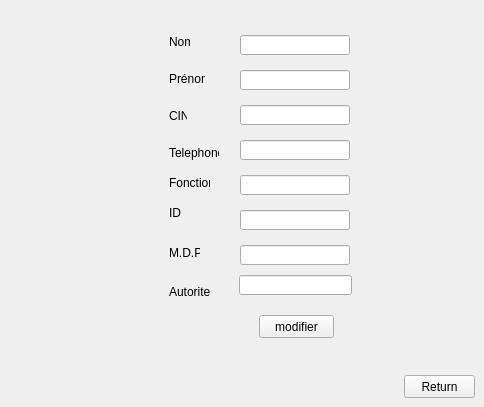
   <widget class="QWidget" name="page_26">
    <widget class="QLineEdit" name="e_nom_3">
     <property name="geometry">
      <rect>
       <x>240</x>
       <y>35</y>
       <width>110</width>
       <height>20</height>
      </rect>
     </property>
    </widget>
    <widget class="QLabel" name="label_74">
     <property name="geometry">
      <rect>
       <x>169</x>
       <y>285</y>
       <width>47</width>
       <height>13</height>
      </rect>
     </property>
     <property name="text">
      <string>Autorite</string>
     </property>
    </widget>
    <widget class="QLineEdit" name="e_mdp_3">
     <property name="geometry">
      <rect>
       <x>240</x>
       <y>245</y>
       <width>110</width>
       <height>20</height>
      </rect>
     </property>
    </widget>
    <widget class="QPushButton" name="pushButton_88">
     <property name="geometry">
      <rect>
       <x>259</x>
       <y>315</y>
       <width>75</width>
       <height>23</height>
      </rect>
     </property>
     <property name="text">
      <string>modifier</string>
     </property>
    </widget>
    <widget class="QLabel" name="label_75">
     <property name="geometry">
      <rect>
       <x>169</x>
       <y>245</y>
       <width>31</width>
       <height>16</height>
      </rect>
     </property>
     <property name="text">
      <string>M.D.P</string>
     </property>
    </widget>
    <widget class="QLineEdit" name="e_id_7">
     <property name="geometry">
      <rect>
       <x>240</x>
       <y>210</y>
       <width>110</width>
       <height>20</height>
      </rect>
     </property>
    </widget>
    <widget class="QLineEdit" name="e_cin_3">
     <property name="geometry">
      <rect>
       <x>240</x>
       <y>105</y>
       <width>110</width>
       <height>20</height>
      </rect>
     </property>
    </widget>
    <widget class="QLabel" name="label_76">
     <property name="geometry">
      <rect>
       <x>169</x>
       <y>71</y>
       <width>36</width>
       <height>16</height>
      </rect>
     </property>
     <property name="text">
      <string>Prénom</string>
     </property>
    </widget>
    <widget class="QLineEdit" name="e_telephone_3">
     <property name="geometry">
      <rect>
       <x>240</x>
       <y>140</y>
       <width>110</width>
       <height>20</height>
      </rect>
     </property>
    </widget>
    <widget class="QLabel" name="label_77">
     <property name="geometry">
      <rect>
       <x>169</x>
       <y>145</y>
       <width>50</width>
       <height>16</height>
      </rect>
     </property>
     <property name="text">
      <string>Telephone</string>
     </property>
    </widget>
    <widget class="QLabel" name="label_78">
     <property name="geometry">
      <rect>
       <x>169</x>
       <y>108</y>
       <width>18</width>
       <height>16</height>
      </rect>
     </property>
     <property name="text">
      <string>CIN</string>
     </property>
    </widget>
    <widget class="QLineEdit" name="e_fonction_3">
     <property name="geometry">
      <rect>
       <x>240</x>
       <y>175</y>
       <width>110</width>
       <height>20</height>
      </rect>
     </property>
    </widget>
    <widget class="QLabel" name="label_79">
     <property name="geometry">
      <rect>
       <x>169</x>
       <y>34</y>
       <width>21</width>
       <height>16</height>
      </rect>
     </property>
     <property name="text">
      <string>Nom</string>
     </property>
    </widget>
    <widget class="QLineEdit" name="e_autorite_3">
     <property name="geometry">
      <rect>
       <x>239</x>
       <y>275</y>
       <width>113</width>
       <height>20</height>
      </rect>
     </property>
    </widget>
    <widget class="QLabel" name="label_80">
     <property name="geometry">
      <rect>
       <x>169</x>
       <y>175</y>
       <width>41</width>
       <height>16</height>
      </rect>
     </property>
     <property name="text">
      <string>Fonction</string>
     </property>
    </widget>
    <widget class="QLabel" name="label_81">
     <property name="geometry">
      <rect>
       <x>169</x>
       <y>205</y>
       <width>21</width>
       <height>16</height>
      </rect>
     </property>
     <property name="text">
      <string>ID</string>
     </property>
    </widget>
    <widget class="QLineEdit" name="e_prenom_3">
     <property name="geometry">
      <rect>
       <x>240</x>
       <y>70</y>
       <width>110</width>
       <height>20</height>
      </rect>
     </property>
    </widget>
    <widget class="QPushButton" name="pushButton_200">
     <property name="geometry">
      <rect>
       <x>404</x>
       <y>375</y>
       <width>71</width>
       <height>23</height>
      </rect>
     </property>
     <property name="text">
      <string>Return</string>
     </property>
    </widget>
   </widget>
